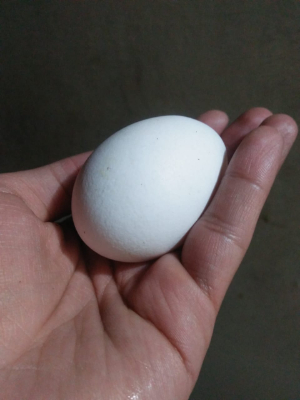
#> input picture data/images/eggs/positives/not_damaged_1.jpg, 300 x 400 px, found by its file name
$ jupyter execute Exercise.ipynb
#> lines starting #> are read from the running program, lines starting #| are printed output that depends on the picture; after the words box and inside, x2 and y2 are one past the last pixel; in counts of white or black regions, pixels touching at a corner belong together
## Check OpenCV version to test if everyhting is setup correctly.

[cell 1]
import cv2
print(cv2.__version__)

## Easter egg detection with OpenCV

In this notebook, you'll learn to use OpenCV's standard functions to detect (easter) eggs.

🕒 Estimated time: 30 minutes

Skills you'll practice:
- Using cv2.cvtColor to work with HSV color space
- Creating binary masks with cv2.inRange for color filtering
- Finding and analyzing contours with cv2.findContours
- Fitting ellipses and filtering by shape area
- **Bonus:** Detecting multiple egg colors and labeling objects

**Documentation:** [OpenCV-docs](https://docs.opencv.org/4.11.0/d1/dfb/intro.html)

### Setup helper funcion (Update: will load utils instead)

[cell 2]
import cv2
import numpy as np
import matplotlib.pyplot as plt
from pathlib import Path

# Helper to show BGR image in correct color
def show_img(img, title="Image"):
    img_rgb = cv2.cvtColor(img, cv2.COLOR_BGR2RGB)
    plt.figure(figsize=(6, 6))
    plt.imshow(img_rgb)
    plt.title(title)
    plt.axis('off')
    plt.show()

# Path to data
data_path = Path("./images/eggs/positives/")

### Load & Display Image

**Exercise:** open an image.

[cell 3]
# Change image filename to one you want to try
img = cv2.imread(str(data_path / "not_damaged_1.jpg"))
#> img is the input picture: shape (400, 300, 3); mean B, G, R 80.9, 83.2, 95.1

if img is None:
    print("Image not found. Make sure your image file is in the data folder.")
else:
    show_img(img, title="Original Image")

### Creating a mask

**Exercise:** show previous image but then in HSV color space.

[cell 4]
# Show the image in this code block

#### HSV colorspace

**Exercise:** Find the correct HSV values for making a mask of an egg and write these down (for next exercise).

[cell 5]
def nothing(x):
    pass

# Load image
img = cv2.imread("./images/eggs/positives/not_damaged_1.jpg")
img = cv2.resize(img, (600, 400))
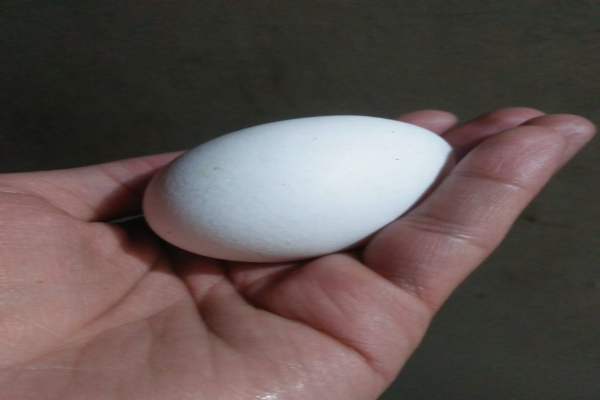
#> img: shape (400, 600, 3); mean B, G, R 81, 83.3, 95.2

# Create window and trackbars
cv2.namedWindow("HSV Tuner")
cv2.createTrackbar("H Low", "HSV Tuner", 0, 179, nothing)
cv2.createTrackbar("H High", "HSV Tuner", 179, 179, nothing)
cv2.createTrackbar("S Low", "HSV Tuner", 0, 255, nothing)
cv2.createTrackbar("S High", "HSV Tuner", 255, 255, nothing)
cv2.createTrackbar("V Low", "HSV Tuner", 0, 255, nothing)
cv2.createTrackbar("V High", "HSV Tuner", 255, 255, nothing)

while True:
    hsv = cv2.cvtColor(img, cv2.COLOR_BGR2HSV)
#> hsv: shape (400, 600, 3); mean H, S, V 47.2, 52.5, 98.4

    hL = cv2.getTrackbarPos("H Low", "HSV Tuner")
    hH = cv2.getTrackbarPos("H High", "HSV Tuner")
    sL = cv2.getTrackbarPos("S Low", "HSV Tuner")
    sH = cv2.getTrackbarPos("S High", "HSV Tuner")
    vL = cv2.getTrackbarPos("V Low", "HSV Tuner")
    vH = cv2.getTrackbarPos("V High", "HSV Tuner")

    lower = np.array([hL, sL, vL])
    upper = np.array([hH, sH, vH])

    mask = cv2.inRange(hsv, lower, upper)
#> mask: shape (400, 600); every value is 255
    result = cv2.bitwise_and(img, img, mask=mask)

    stacked = np.hstack((img, result))
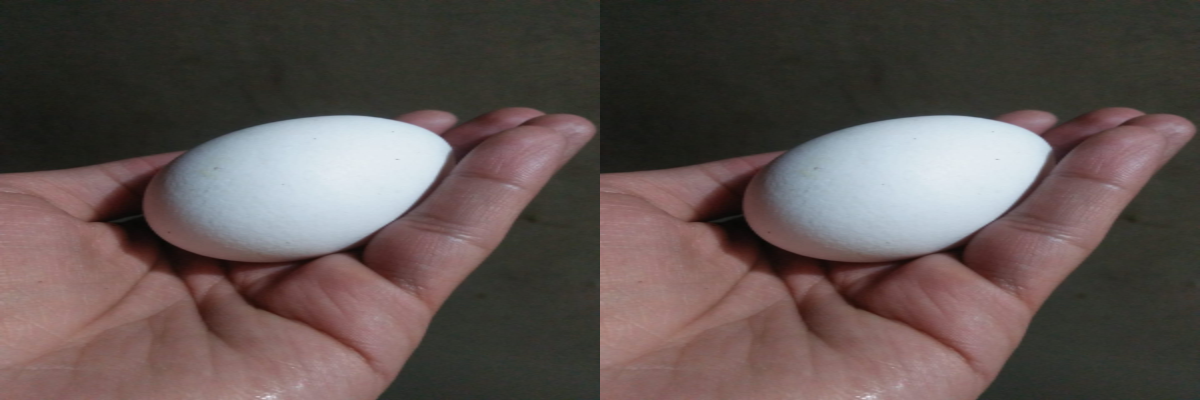
#> stacked: shape (400, 1200, 3); mean B, G, R 81, 83.3, 95.2
    cv2.imshow("HSV Tuner", stacked)

    if cv2.waitKey(1) & 0xFF == 27:
#> (key Esc is pressed here)
        break

cv2.destroyAllWindows()

**Exercise** Apply your mask on another egg image and see what happens, use the empty code block below.

[cell 6]
## Apply mask to new egg image

#### BGR colorspace
**If your happy with your mask then skip this step otherwise you can try to create a better mask using BRG instead of HSV**

[cell 7]
import cv2
import numpy as np

def nothing(x):
    pass

# Load image
img = cv2.imread("./images/eggs/positives/not_damaged_1.jpg")
img = cv2.resize(img, (600, 400))

# Create window and trackbars
cv2.namedWindow("BGR Tuner")
cv2.createTrackbar("B Low", "BGR Tuner", 0, 255, nothing)
cv2.createTrackbar("B High", "BGR Tuner", 255, 255, nothing)
cv2.createTrackbar("G Low", "BGR Tuner", 0, 255, nothing)
cv2.createTrackbar("G High", "BGR Tuner", 255, 255, nothing)
cv2.createTrackbar("R Low", "BGR Tuner", 0, 255, nothing)
cv2.createTrackbar("R High", "BGR Tuner", 255, 255, nothing)

while True:
    # Get BGR range from trackbars
    bL = cv2.getTrackbarPos("B Low", "BGR Tuner")
    bH = cv2.getTrackbarPos("B High", "BGR Tuner")
    gL = cv2.getTrackbarPos("G Low", "BGR Tuner")
    gH = cv2.getTrackbarPos("G High", "BGR Tuner")
    rL = cv2.getTrackbarPos("R Low", "BGR Tuner")
    rH = cv2.getTrackbarPos("R High", "BGR Tuner")

    # Set the lower and upper bounds for BGR mask
    lower = np.array([bL, gL, rL])  # Lower bound
    upper = np.array([bH, gH, rH])  # Upper bound

    # Create mask using the BGR range
    mask = cv2.inRange(img, lower, upper)

    # Apply the mask to the original image
    result = cv2.bitwise_and(img, img, mask=mask)

    # Stack the original and result images for comparison
    stacked = np.hstack((img, result))

    # Show the result
    cv2.imshow("BGR Tuner", stacked)

    # Break the loop if the 'Esc' key is pressed
    if cv2.waitKey(1) & 0xFF == 27:
#> (key Esc is pressed here)
        break

cv2.destroyAllWindows()

#### Plot mask

[cell 8]
import cv2
import numpy as np
import matplotlib.pyplot as plt

# Load image
img = cv2.imread("./images/eggs/positives/not_damaged_1.jpg")
img = cv2.resize(img, (600, 400))

# Convert image to HSV (hue-saturation-value) color space
hsv = cv2.cvtColor(img, cv2.COLOR_BGR2HSV)

# Tune these values for your specific egg color
lower = np.array([0, 0, 0])   # example: orange-ish
upper = np.array([179, 255, 179])

# Create color mask
mask = cv2.inRange(hsv, lower, upper)
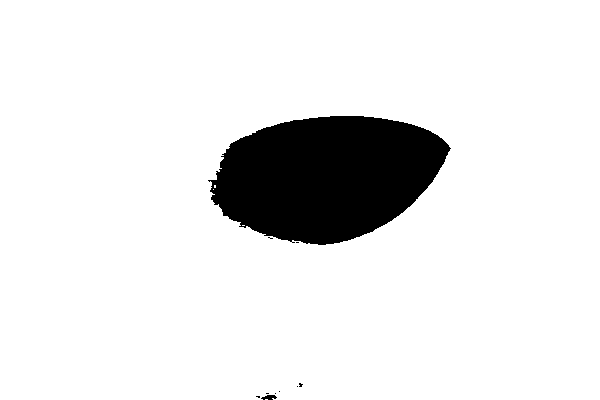
#> mask: shape (400, 600); 90.5% white; 10 black regions (8 under 20 px)

# Apply mask to original image
masked = cv2.bitwise_and(img, img, mask=mask)
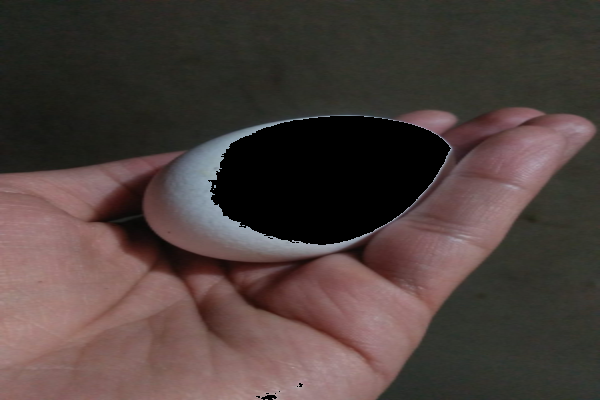
#> masked: shape (400, 600, 3); mean B, G, R 59.9, 63.2, 76.4

# Visualize mask + result
plt.figure(figsize=(12, 5))

# Show the color mask
plt.subplot(1, 2, 1)
plt.imshow(mask, cmap="gray")
plt.title("Color Mask")
plt.axis('off')

# Show the masked image
plt.subplot(1, 2, 2)
plt.imshow(cv2.cvtColor(masked, cv2.COLOR_BGR2RGB))  # Convert BGR to RGB for correct display
plt.title("Masked Image")
plt.axis('off')

plt.tight_layout()
plt.show()
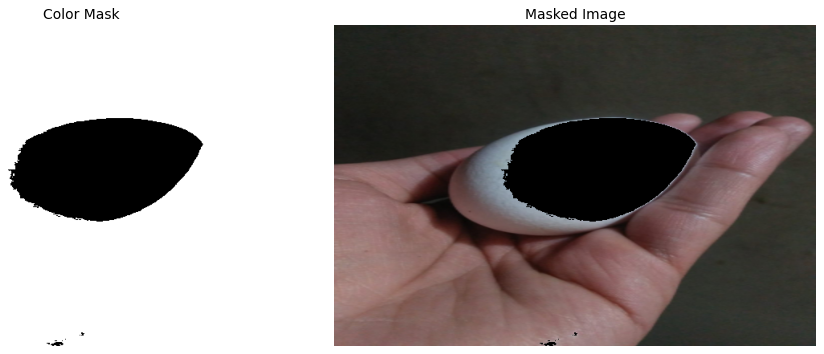
#> figure drawn by matplotlib, 2 panels

#### Shape filtering

**Exercise:** Set the threshold in the code block below so only the contour of the egg remains.

**NOTE** Your mask of the egg needs to be white and the background needs to be black, if this is not the case look up how you can invert the image

[cell 9]
# Find contours in the mask
contours, _ = cv2.findContours(~mask, cv2.RETR_EXTERNAL, cv2.CHAIN_APPROX_SIMPLE)
#> contours = 10 contours, 8 with area under 20; largest, box (x1, y1, x2, y2) and area: (208, 116, 451, 245) 22508, (261, 395, 277, 400) 37

# Filter contours by area and draw ellipses
output = img.copy()
for cnt in contours:
    area = cv2.contourArea(cnt)
    if area > 100:  # Tune area threshold
        # Fit ellipse if contour has enough points
        if len(cnt) >= 5:
            ellipse = cv2.fitEllipse(cnt)
            cv2.ellipse(output, ellipse, (0, 255, 0), 2)
#> this loop made 10 passes
#> (area, ellipse) on pass 10: (22507.5, ((326.8, 175.7), (126.6, 232.4), 82.13))
#> area on pass 2: 37
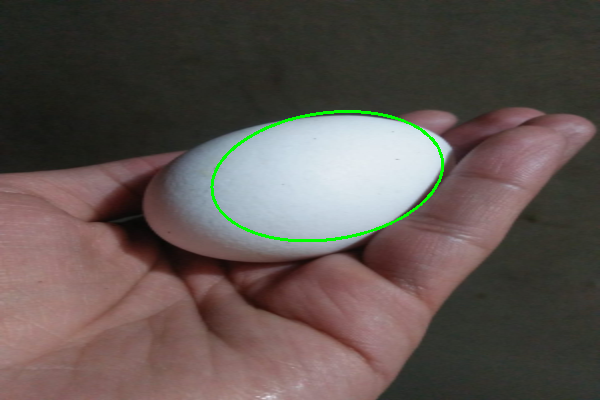
#> output: shape (400, 600, 3); 0.71% of pixels changed, all inside (x1, y1, x2, y2) = (210, 110, 444, 242)

show_img(output, title="Detected Egg Shapes")

$ run again, with data/images/eggs/positives/not_damaged_106.jpg copied over data/images/eggs/positives/not_damaged_1.jpg
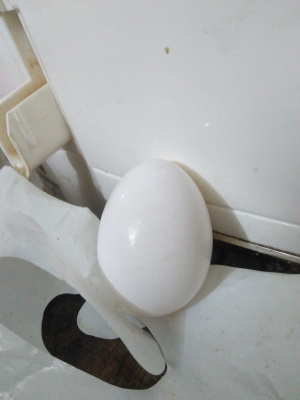
#> input picture data/images/eggs/positives/not_damaged_106.jpg, 300 x 400 px, found by its file name
#> img is the input picture: shape (400, 300, 3); mean B, G, R 165.9, 166.2, 164.6
#> img: shape (400, 600, 3)
#> hsv: shape (400, 600, 3); mean H, S, V 82.4, 12.6, 169
#> `mask = cv2.inRange(hsv, lower, upper)`:
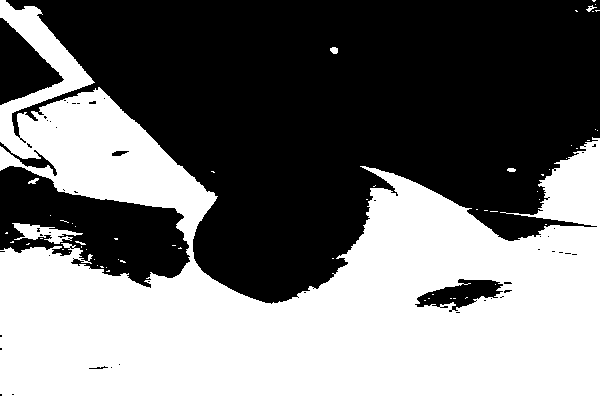
#> mask: shape (400, 600); 46.9% white; 59 white regions (52 under 20 px)
#> contours = 47 contours, 41 with area under 20; largest, box (x1, y1, x2, y2) and area: (6, 0, 600, 304) 109087, (0, 166, 190, 288) 12784, (0, 18, 64, 105) 2850, (415, 279, 503, 312) 1314, (0, 142, 57, 176) 277, (112, 151, 129, 156) 40
#> the loop `for cnt in contours:` made 47 passes
#> (area, ellipse) on passes 16, 30, 35, 46, 47: (1314.5, ((460.3, 294), (24.15, 81.59), 79.18)), (12783.5, ((79.54, 224.6), (77.76, 268.3), 105.6)), (277, ((24.98, 153.8), (15.93, 67.82), 124.5)), (2850.5, ((67.1, 80.49), (20.02, 31.44), 0)), (109087, ((321.9, 68.92), (398.6, 566.6), 88.63))
#> after the loop `for cnt in contours:`:
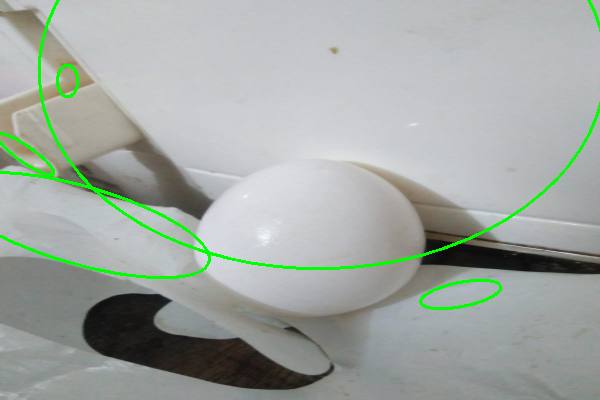
#> output: shape (400, 600, 3); mean B, G, R 162.6, 168.2, 161.3
#> img_rgb: shape (400, 600, 3)

$ run again, with data/images/eggs/positives/not_damaged_107.jpg copied over data/images/eggs/positives/not_damaged_1.jpg
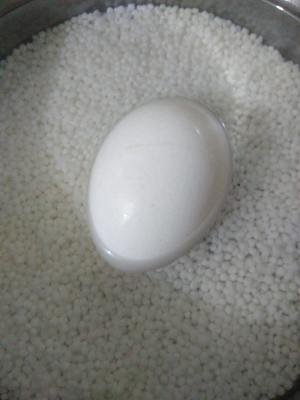
#> input picture data/images/eggs/positives/not_damaged_107.jpg, 300 x 400 px, found by its file name
#> img is the input picture: shape (400, 300, 3); mean B, G, R 126.6, 130.4, 130
#> img: shape (400, 600, 3)
#> hsv: shape (400, 600, 3); mean H, S, V 50.4, 14.3, 132
#> `mask = cv2.inRange(hsv, lower, upper)`:
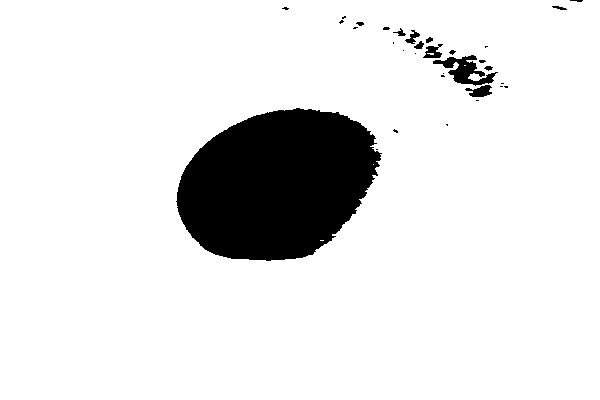
#> mask: shape (400, 600); 89.5% white; 32 black regions (20 under 20 px)
#> contours = 32 contours, 25 with area under 20; largest, box (x1, y1, x2, y2) and area: (176, 108, 382, 261) 23188, (433, 55, 498, 86) 688, (465, 85, 492, 97) 162, (423, 44, 443, 58) 133, (405, 30, 420, 44) 64, (414, 41, 424, 49) 34, (393, 28, 406, 36) 24
#> the loop `for cnt in contours:` made 32 passes
#> (area, ellipse) on passes 4, 8, 14, 19: (23188.5, ((276.7, 184), (144.2, 206.1), 67.87)), (161.5, ((479.7, 90.77), (10.89, 24.55), 85.7)), (688, ((465.8, 69.55), (25.22, 52.93), 100.2)), (133, ((432.1, 54.98), (15.7, 23.26), 23.66))
#> after the loop `for cnt in contours:`:
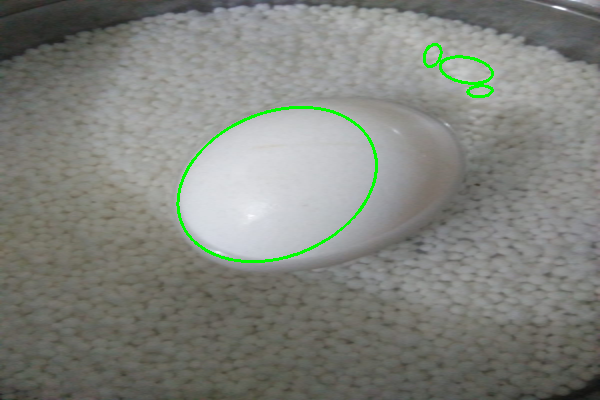
#> output: shape (400, 600, 3); mean B, G, R 125, 131.3, 128.4
#> img_rgb: shape (400, 600, 3)

$ run again, with data/images/eggs/positives/not_damaged_108.jpg copied over data/images/eggs/positives/not_damaged_1.jpg
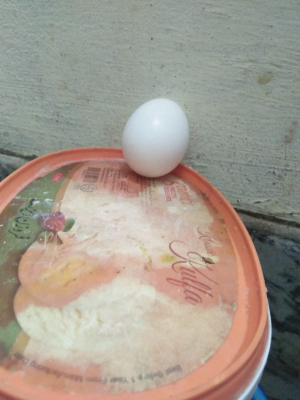
#> input picture data/images/eggs/positives/not_damaged_108.jpg, 300 x 400 px, found by its file name
#> img is the input picture: shape (400, 300, 3); mean B, G, R 141.7, 153.3, 162.7
#> img: shape (400, 600, 3)
#> hsv: shape (400, 600, 3); mean H, S, V 43.6, 43, 168.4
#> `mask = cv2.inRange(hsv, lower, upper)`:
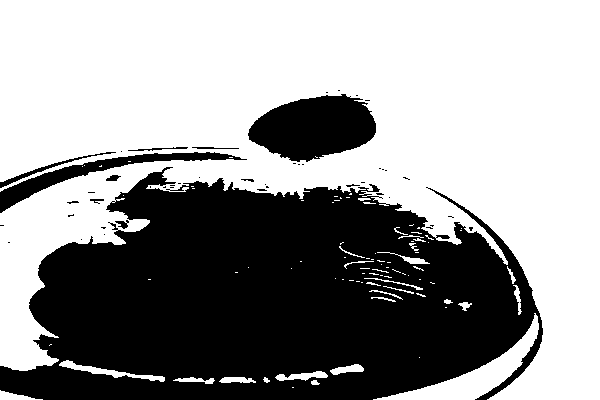
#> mask: shape (400, 600); 59.5% white; 47 black regions (35 under 20 px)
#> contours = 47 contours, 40 with area under 20; largest, box (x1, y1, x2, y2) and area: (0, 167, 543, 400) 89235, (248, 94, 376, 162) 5926, (0, 152, 247, 213) 2302, (0, 152, 116, 188) 238, (115, 220, 129, 229) 42, (106, 175, 121, 181) 42, (128, 147, 188, 151) 31
#> the loop `for cnt in contours:` made 47 passes
#> (area, ellipse) on passes 34, 38, 39, 45: (89235, ((274.8, 310.8), (261.2, 511), 89.03)), (2301.5, ((165.9, 198), (83.79, 313.5), 86.84)), (237.5, ((66.81, 168.6), (15.4, 125.2), 75.44)), (5926.5, ((314.5, 127.2), (61.05, 125.6), 82.63))
#> after the loop `for cnt in contours:`:
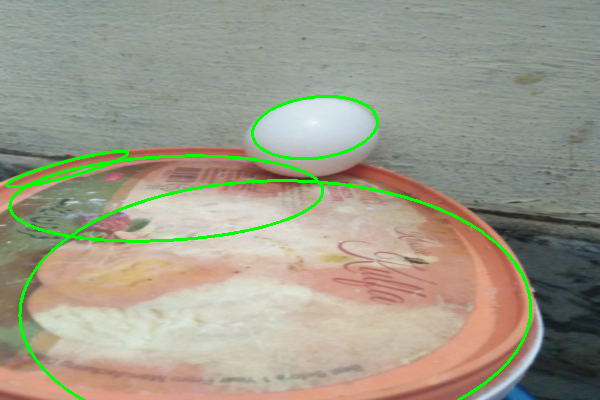
#> output: shape (400, 600, 3); mean B, G, R 138.6, 156.3, 158.3
#> img_rgb: shape (400, 600, 3)
